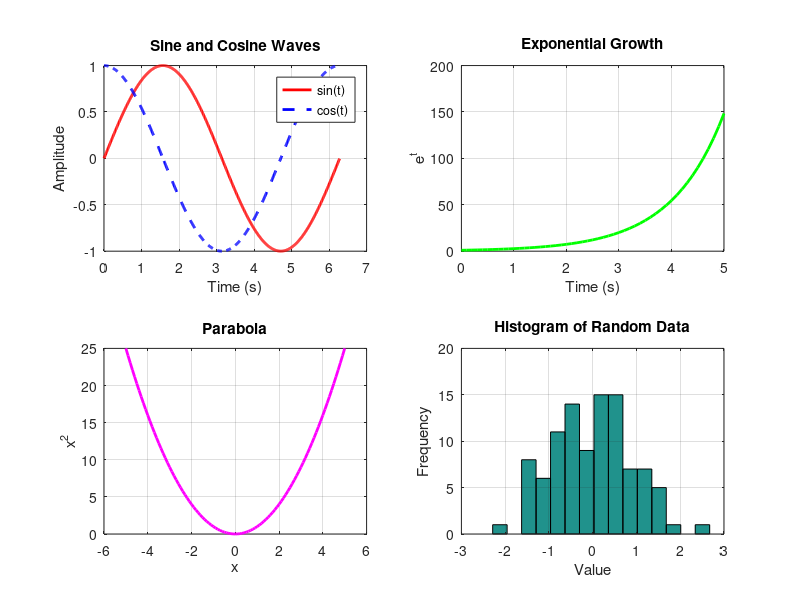

Recreate this plot in MATLAB.
clear all; clc;

% --- Configure graphics toolkit to avoid warnings ---
try
    graphics_toolkit('qt');  % Try using Qt first (recommended)
    disp('✅ Using Qt graphics toolkit');
catch
    try
        graphics_toolkit('gnuplot');  % Fallback to gnuplot
        disp('⚠️ Using gnuplot graphics toolkit');
    catch
        disp('⚠️ No graphics toolkit found');
    end
end

% --- Disable warnings temporarily ---
warning('off', 'all');

disp('╔════════════════════════════════════════╗');
disp('║     ELEMENTARY FUNCTIONS DEMO         ║');
disp('╚════════════════════════════════════════╝');
disp('');

% --- Section 1: Basic Math ---

disp('📐 Basic Math Operations:');
disp('─────────────────────────────────────────');
a = 10; b = 3;
fprintf('a = %d, b = %d\n', a, b);
fprintf('a + b = %d\n', a + b);
fprintf('a - b = %d\n', a - b);
fprintf('a * b = %d\n', a * b);
fprintf('a / b = %.2f\n', a / b);
fprintf('a ^ b = %.0f\n', a^b);
fprintf('a mod b = %d\n', mod(a,b));
disp('');

% --- Section 2: Array Operations ---

disp('📊 Array Operations:');
disp('─────────────────────────────────────────');
x = [1, 2, 3, 4, 5];
y = x.^2;  % Element-wise square
z = x * 2; % Scalar multiplication
disp('x = [1, 2, 3, 4, 5]');
disp('x^2 =');
disp(y);
disp('2x =');
disp(z);

% --- Multiple arrays ---
x2 = [6, 7, 8, 9, 10];
y2 = x + x2;  % Element-wise addition
disp('x2 = [6, 7, 8, 9, 10]');
disp('x + x2 =');
disp(y2);
disp('');

% --- Section 3: Trigonometric & Logarithmic Functions ---

disp('🔬 Trigonometric & Logarithmic Functions:');
disp('─────────────────────────────────────────');
% Avoiding tan(π/2) which gives infinity
angles = [0, pi/6, pi/4, pi/3];
fprintf('Angle (rad)\tSin\t\tCos\t\tTan\n');
fprintf('─────────────────────────────────────────────────\n');
for i = 1:length(angles)
    fprintf('%.2f\t\t%.4f\t\t%.4f\t\t%.4f\n', ...
        angles(i), sin(angles(i)), cos(angles(i)), tan(angles(i)));
end
% Show π/2 separately
fprintf('%.2f\t\t%.4f\t\t%.4f\t\tInfinity\n', pi/2, sin(pi/2), cos(pi/2));
disp('');

disp('📐 Special Functions:');
disp('─────────────────────────────────────────');
fprintf('exp(1) = %.5f\n', exp(1));
fprintf('log(e) = %.5f\n', log(exp(1)));
fprintf('log10(100) = %.2f\n', log10(100));
fprintf('√16 = %.2f\n', sqrt(16));
fprintf('16^(1/2) = %.2f\n', 16^(1/2));
fprintf('factorial(5) = %d\n', factorial(5));
disp('');

% --- Section 4: Complex Numbers ---

disp('🔢 Complex Numbers:');
disp('─────────────────────────────────────────');
z1 = 3 + 4i;
z2 = 1 - 2i;
fprintf('z1 = %.1f + %.1fi\n', real(z1), imag(z1));
fprintf('z2 = %.1f + %.1fi\n', real(z2), imag(z2));
fprintf('z1 + z2 = %.1f + %.1fi\n', real(z1+z2), imag(z1+z2));
fprintf('z1 * z2 = %.1f + %.1fi\n', real(z1*z2), imag(z1*z2));
fprintf('|z1| (Modulus) = %.2f\n', abs(z1));
fprintf('angle(z1) = %.2f rad\n', angle(z1));
disp('');

% --- Section 5: Matrix Operations ---

disp('📈 Matrix Operations:');
disp('─────────────────────────────────────────');
A = [1 2 3; 4 5 6; 7 8 10];
B = [1 0 0; 0 1 0; 0 0 1];
disp('Matrix A:');
disp(A);
disp('Matrix B (Identity):');
disp(B);
disp('A * B =');
disp(A * B);
disp('det(A) (Determinant) =');
disp(det(A));
disp('inv(A) (Inverse) =');
try
    disp(inv(A));
catch
    disp('Matrix A is singular or near singular');
end
disp('');

% --- Section 6: Plot Generation ---

disp('📊 Plot Generation:');
disp('─────────────────────────────────────────');
try
    % Create figure with better position
    figure('Position', [100, 100, 900, 600]);
    
    % Plot 1: Sine and Cosine waves
    t = 0:0.01:2*pi;
    y_sin = sin(t);
    y_cos = cos(t);
    
    subplot(2,2,1);
    plot(t, y_sin, 'r-', 'LineWidth', 2);
    hold on;
    plot(t, y_cos, 'b--', 'LineWidth', 2);
    grid on;
    xlabel('Time (s)');
    ylabel('Amplitude');
    title('Sine and Cosine Waves');
    legend('sin(t)', 'cos(t)', 'Location', 'northeast');
    hold off;
    
    % Plot 2: Exponential function
    subplot(2,2,2);
    t2 = 0:0.1:5;
    y_exp = exp(t2);
    plot(t2, y_exp, 'g-', 'LineWidth', 2);
    grid on;
    xlabel('Time (s)');
    ylabel('e^t');
    title('Exponential Growth');
    
    % Plot 3: Parabola
    subplot(2,2,3);
    x3 = -5:0.1:5;
    y3 = x3.^2;
    plot(x3, y3, 'm-', 'LineWidth', 2);
    grid on;
    xlabel('x');
    ylabel('x^2');
    title('Parabola');
    
    % Plot 4: Histogram of random data
    subplot(2,2,4);
    data_rand = randn(1, 100);
    hist(data_rand, 15);
    xlabel('Value');
    ylabel('Frequency');
    title('Histogram of Random Data');
    grid on;
    
    disp('✅ Plot generated successfully');
catch ME
    disp('⚠️ Plot generation failed:');
    disp(['   Error: ', ME.message]);
end
disp('');

% --- Section 7: Statistics ---

disp('📊 Statistics:');
disp('─────────────────────────────────────────');
data = [2.5, 3.1, 4.2, 5.0, 6.8, 7.2, 8.9, 10.1];
fprintf('Data: ');
fprintf('%.2f ', data);
fprintf('\n');
fprintf('Mean: %.2f\n', mean(data));
fprintf('Median: %.2f\n', median(data));
fprintf('Standard Deviation: %.2f\n', std(data));
fprintf('Minimum: %.2f\n', min(data));
fprintf('Maximum: %.2f\n', max(data));
disp('');

% --- Section 8: Logical Operations ---

disp('🔍 Logical Operations:');
disp('─────────────────────────────────────────');
p = 5 > 3;
q = 10 < 7;
fprintf('5 > 3 = %d (True)\n', p);
fprintf('10 < 7 = %d (False)\n', q);
fprintf('(5 > 3) && (10 < 7) = %d\n', p && q);
fprintf('(5 > 3) || (10 < 7) = %d\n', p || q);
fprintf('~(5 > 3) = %d\n', ~p);
disp('');

% --- Section 9: String Operations ---

disp('📝 String Operations:');
disp('─────────────────────────────────────────');
str1 = 'Octave';
str2 = 'Programming';
str3 = [str1, ' ', str2];  % String concatenation
fprintf('String 1: %s\n', str1);
fprintf('String 2: %s\n', str2);
fprintf('Concatenated: %s\n', str3);
fprintf('String length: %d\n', length(str3));
fprintf('Uppercase: %s\n', upper(str1));
fprintf('Lowercase: %s\n', lower(str2));
disp('');

% --- Section 10: Date and Time ---

disp('🕐 Date and Time:');
disp('─────────────────────────────────────────');
fprintf('Current Time: %s\n', datestr(now, 'HH:MM:SS'));
fprintf('Current Date: %s\n', datestr(now, 'dd-mmm-yyyy'));
fprintf('Current Year: %s\n', datestr(now, 'yyyy'));
fprintf('Day of Week: %s\n', datestr(now, 'dddd'));
disp('');

% --- Section 11: File Operations ---

disp('📁 File Operations:');
disp('─────────────────────────────────────────');
try
    % Create a sample file
    filename = 'sample_output.txt';
    fid = fopen(filename, 'w');
    fprintf(fid, 'This is a sample file created by Octave\n');
    fprintf(fid, 'Date: %s\n', datestr(now));
    fprintf(fid, 'Random number: %.4f\n', rand());
    fclose(fid);
    fprintf('✅ File created: %s\n', filename);
    
    % Read the file
    fid = fopen(filename, 'r');
    content = fscanf(fid, '%c');
    fclose(fid);
    fprintf('File content:\n%s\n', content);
    
    % Delete the file
    delete(filename);
    fprintf('✅ File deleted successfully\n');
catch ME
    disp('⚠️ File operation failed:');
    disp(['   Error: ', ME.message]);
end
disp('');

% --- End ---

disp('╔════════════════════════════════════════╗');
disp('║     PROGRAM RUN SUCCESSFULLY          ║');
disp('╚════════════════════════════════════════╝');

% --- Restore warnings ---
warning('on', 'all');

fprintf('\n📌 Tip: Press any key to close the plot window...\n');
pause;
